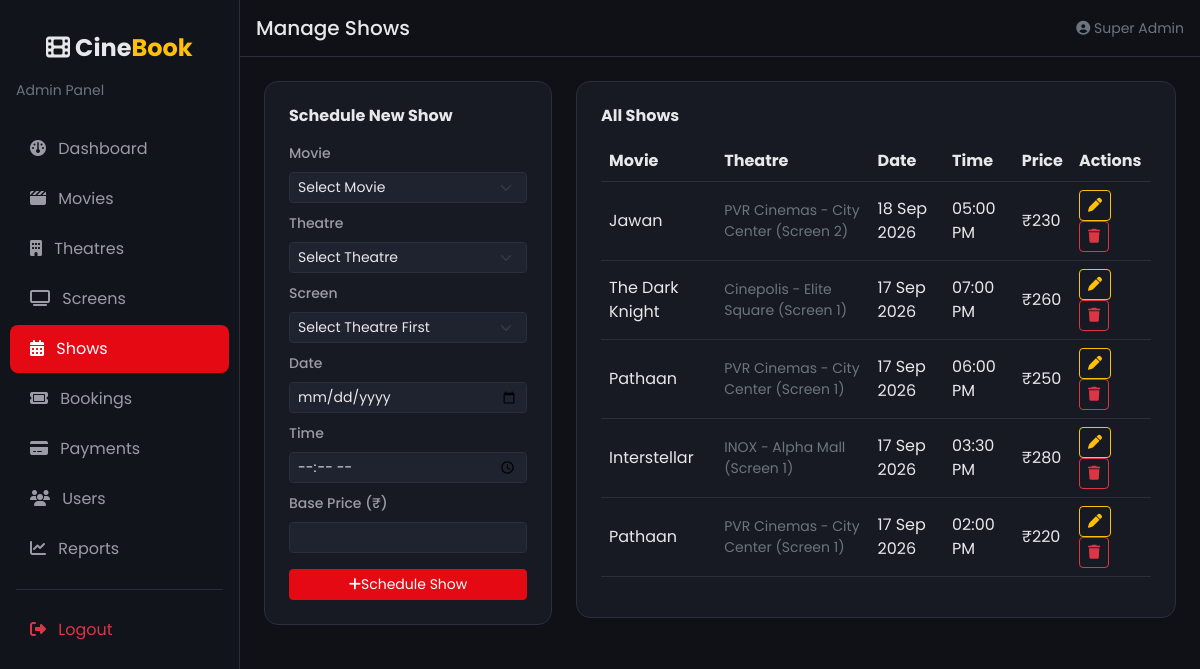
The page /admin/shows.php (signed in) on the database its author committed.
### tables this page shows
CREATE TABLE shows (
    id INT AUTO_INCREMENT PRIMARY KEY,
    movie_id INT NOT NULL,
    theatre_id INT NOT NULL,
    screen_id INT NOT NULL,
    show_date DATE NOT NULL,
    show_time TIME NOT NULL,
    price DECIMAL(8,2) NOT NULL,
    created_at TIMESTAMP DEFAULT CURRENT_TIMESTAMP,
    FOREIGN KEY (movie_id) REFERENCES movies(id) ON DELETE CASCADE,
    FOREIGN KEY (theatre_id) REFERENCES theatres(id) ON DELETE CASCADE,
    FOREIGN KEY (screen_id) REFERENCES screens(id) ON DELETE CASCADE
);

CREATE TABLE movies (
    id INT AUTO_INCREMENT PRIMARY KEY,
    title VARCHAR(200) NOT NULL,
    genre VARCHAR(100),
    language VARCHAR(50),
    duration_minutes INT,
    rating DECIMAL(3,1) DEFAULT 0,
    description TEXT,
    poster VARCHAR(255),
    banner VARCHAR(255),
    trailer_link VARCHAR(255),
    status ENUM('now_showing','coming_soon','ended') DEFAULT 'now_showing',
    created_at TIMESTAMP DEFAULT CURRENT_TIMESTAMP
);

CREATE TABLE theatres (
    id INT AUTO_INCREMENT PRIMARY KEY,
    name VARCHAR(150) NOT NULL,
    address VARCHAR(255),
    city VARCHAR(100),
    created_at TIMESTAMP DEFAULT CURRENT_TIMESTAMP
);

CREATE TABLE screens (
    id INT AUTO_INCREMENT PRIMARY KEY,
    theatre_id INT NOT NULL,
    screen_name VARCHAR(50) NOT NULL,
    rows_count INT DEFAULT 5,
    seats_per_row INT DEFAULT 8,
    FOREIGN KEY (theatre_id) REFERENCES theatres(id) ON DELETE CASCADE
);

### includes/auth.php (called while the page is built, shortened)
<?php
function sanitize($str) {
    return htmlspecialchars(trim($str ?? ''), ENT_QUOTES, 'UTF-8');
}

### admin/shows.php (the view, shortened to what this page needs)
<?php
require_once '../config/database.php';
require_once '../includes/auth.php';
$shows = mysqli_query($conn, "
    SELECT sh.*, m.title, t.name AS theatre_name, sc.screen_name
    FROM shows sh
    JOIN movies m ON sh.movie_id = m.id
    JOIN theatres t ON sh.theatre_id = t.id
    JOIN screens sc ON sh.screen_id = sc.id
    ORDER BY sh.show_date DESC, sh.show_time DESC
");
include 'includes/admin_header.php';
?>
<div class="row g-4">
    <div class="col-lg-4">
        <div class="cb-card p-4">
        <h6 class="fw-bold mb-3"><?= isset($editShow) ? 'Edit Show' : 'Schedule New Show' ?></h6>
            <form method="POST">
                <div class="mb-2">
                    <label class="form-label small">Movie</label>
                    <select name="movie_id" class="form-select form-select-sm" required>
                        <option value="">Select Movie</option>
                    </select>
                </div>
                <div class="mb-2">
                    <label class="form-label small">Theatre</label>
                    <select name="theatre_id" id="theatreSelect" class="form-select form-select-sm" required onchange="updateScreens()">
                        <option value="">Select Theatre</option>
                    </select>
                </div>
                <div class="mb-2">
                    <label class="form-label small">Screen</label>
                    <select name="screen_id" id="screenSelect" class="form-select form-select-sm" required>
                        <option value="">Select Theatre First</option>
                    </select>
                </div>
                <div class="mb-2">
                    <label class="form-label small">Date</label>
                    <input type="date" name="show_date" class="form-control form-control-sm" min="<?= date('Y-m-d') ?>" value="<?= isset($editShow) ? htmlspecialchars($editShow['show_date']) : '' ?>"required>
                </div>
                <div class="mb-2">
                    <label class="form-label small">Time</label>
                    <input type="time" name="show_time" class="form-control form-control-sm" value="<?= isset($editShow) ? htmlspecialchars($editShow['show_time']) : '' ?>" required>
                </div>
                <div class="mb-3">
                    <label class="form-label small">Base Price (₹)</label>
                    <input type="number" name="price" class="form-control form-control-sm" min="1" step="0.01" value="<?= isset($editShow) ? htmlspecialchars($editShow['price']) : '' ?>"required>
                </div>
                <button type="submit" name="<?= isset($editShow) ? 'update_show' : '' ?>" value="<?= isset($editShow) ? '1' : '' ?>" class="btn btn-<?= isset($editShow) ? 'warning' : 'primary' ?> btn-sm w-100">
               <i class="fa-solid fa-<?= isset($editShow) ? 'pen' : 'plus' ?>"></i><?= isset($editShow) ? 'Update Show' : 'Schedule Show' ?></button>
            </form>
        </div>
    </div>
    <div class="col-lg-8">
        <div class="cb-card p-4">
            <h6 class="fw-bold mb-3">All Shows</h6>
            <div class="table-responsive">
                <table class="table table-dark-custom align-middle">
                    <thead><tr><th>Movie</th><th>Theatre</th><th>Date</th><th>Time</th><th>Price</th><th>Actions</th></tr></thead>
                    <tbody>
                    <?php while ($s = mysqli_fetch_assoc($shows)): ?>
                        <tr>
                            <td><?= sanitize($s['title']) ?></td>
                            <td class="small text-secondary"><?= sanitize($s['theatre_name']) ?> (<?= sanitize($s['screen_name']) ?>)</td>
                            <td><?= date('d M Y', strtotime($s['show_date'])) ?></td>
                            <td><?= date('h:i A', strtotime($s['show_time'])) ?></td>
                            <td>₹<?= number_format($s['price'], 0) ?></td>
                            <td><a href="shows.php?edit=<?= (int)$s['id'] ?>" class="btn btn-sm btn-outline-warning" title="Edit Show">
                            <i class="fa-solid fa-pen"></i></a>
                            <a href="shows.php?delete=<?= (int)$s['id'] ?>"class="btn btn-sm btn-outline-danger"title="Delete Show"onclick="return confirm('Delete this show?');">
                            <i class="fa-solid fa-trash"></i></a>
                        </td>
                    </tr>
                    <?php endwhile; ?>
                </tbody>
            </table>
        </div>
    </div>
</div>
</div>
<?php include 'includes/admin_footer.php'; ?>

### assets/css/style.css (style rules this page uses)
:root { --cb-bg: #0f1117; --cb-surface: #171a23; --cb-surface-2: #1f2330; --cb-primary: #e50914; --cb-warning: #f5c518; --cb-text: #e8e8ea; --cb-text-dim: #9a9ba5; --cb-border: #2a2e3d; --seat-available: #2ecc71; --seat-booked: #e74c3c; --seat-selected: #3498db; }
* { font-family: 'Poppins', sans-serif; }
body { background-color: var(--cb-bg); color: var(--cb-text); }
a { text-decoration: none; }
.cb-card { background: var(--cb-surface); border: 1px solid var(--cb-border); border-radius: 14px; }
.form-control, .form-select { background-color: var(--cb-surface-2); border: 1px solid var(--cb-border); color: var(--cb-text); }
.form-control::placeholder { color: var(--cb-text-dim); }
label { color: var(--cb-text-dim); font-weight: 500; }
.btn-primary { background-color: var(--cb-primary); border-color: var(--cb-primary); }
.table-dark-custom { --bs-table-bg: var(--cb-surface); --bs-table-color: var(--cb-text); --bs-table-border-color: var(--cb-border); }

### rows shown on the page
shows: movie.title "Jawan", theatre.name "PVR Cinemas - City Center", screen.screen_name "Screen 2", show_date "18 Sep 2026", show_time "05:00 PM", price "230"
shows: movie.title "The Dark Knight", theatre.name "Cinepolis - Elite Square", screen.screen_name "Screen 1", show_date "17 Sep 2026", show_time "07:00 PM", price "260"
shows: movie.title "Pathaan", theatre.name "PVR Cinemas - City Center", screen.screen_name "Screen 1", show_date "17 Sep 2026", show_time "06:00 PM", price "250"
shows: movie.title "Interstellar", theatre.name "INOX - Alpha Mall", screen.screen_name "Screen 1", show_date "17 Sep 2026", show_time "03:30 PM", price "280"
shows: movie.title "Pathaan", theatre.name "PVR Cinemas - City Center", screen.screen_name "Screen 1", show_date "17 Sep 2026", show_time "02:00 PM", price "220"

### other values the page prints
$pageTitle "Manage Shows"
$_SESSION['admin_name'] "Super Admin"
